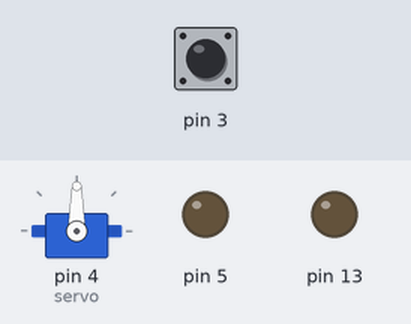
The sketch below on a simulated Arduino Uno, built with avr-gcc and run on an emulated ATmega328P. Parts: servo, output pins drawn as LEDs (lit = HIGH). Dashed ring = blinking. Inputs (shaded band) come from the test bench; at power-on: pin 3 HIGH.

Above: at 1.2 s.
1.3 s: pin 3 pulled LOW for 0.15 s
At 1.45 s:
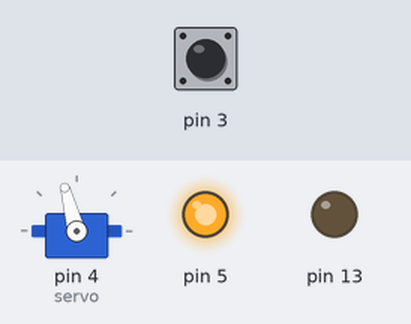
4.3 s: pin 3 pulled LOW for 1 s
At 4.8 s:
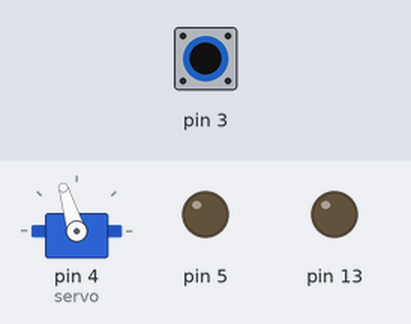
6.8 s: pin 3 pulled LOW for 0.15 s
At 6.95 s:
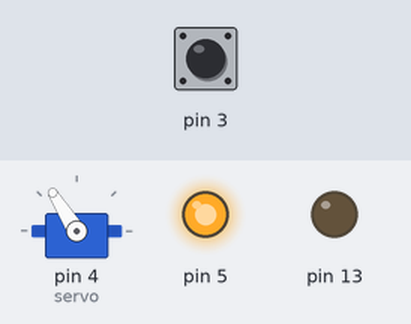
9.9 s: pin 3 pulled LOW for 3.2 s
At 10.5 s:
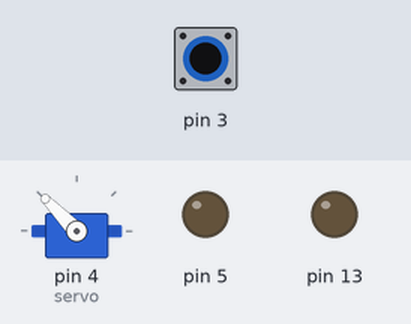
14.6 s: pin 3 pulsed LOW 5 times (0.12 s each, 0.3 s apart)
At 14.75 s:
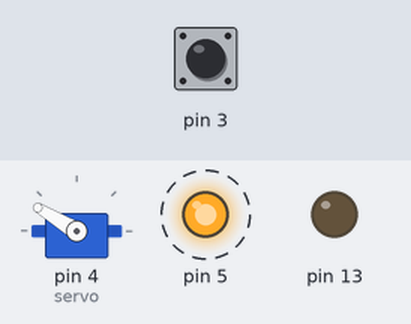
Timing chart, 0 to 18.6 s (numbered marks = the images above; inputs shaded):
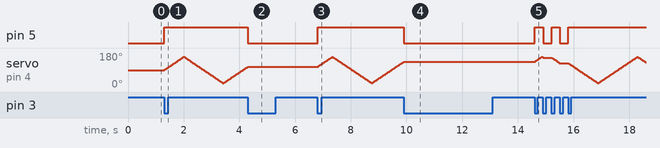

Measured:
- after the input at 1.3 s, pin 5: LOW → HIGH at once
- after the input at 4.3 s, pin 5: HIGH → LOW at once; servo on pin 4 (servo): stops changing and stays 107°
- after the input at 6.8 s, pin 5: LOW → HIGH at once
- after the input at 9.9 s, pin 5: HIGH → LOW at once; servo on pin 4 (servo): stops changing and stays 134°

The sketch:

v2.ino
```cpp
#include <Servo.h>

Servo servo;
int serv = 0;

boolean last_button_status = false;

boolean servo_active = false;
boolean servo_increasing = true;
int servo_value = 90;
double servo_speed_up = 1.5;
double servo_speed_down = 1.0;

void setup() {
  servo.attach(4);
  servo.write(servo_value);

  pinMode(3, INPUT_PULLUP);
  pinMode(13, OUTPUT);
  pinMode(5, OUTPUT);

  Serial.begin(9800);
}

void loop() {
  // ЗАДЕРЖКА
  delay (10);

  // ЧТЕНИЕ КНОПКИ
  boolean button_status = !digitalRead(3);
  if (button_status != last_button_status) {
    if (button_status) {
      servo_active = !servo_active;
    }
    last_button_status = button_status;
    if (!servo_active)
      digitalWrite(5, LOW);
  }


  // ОБРАБОТКА СЕРВО
  if (servo_active) {
    digitalWrite(5, HIGH);
    if (servo_increasing) {
      servo_value += servo_speed_up;
      servo.write(servo_value);
      if (servo_value >= 160)
        servo_increasing = false;
    } else {
      servo_value -= servo_speed_down;
      servo.write(servo_value);
      if (servo_value <= 20)
        servo_increasing = true;
    }
  }
}
```
